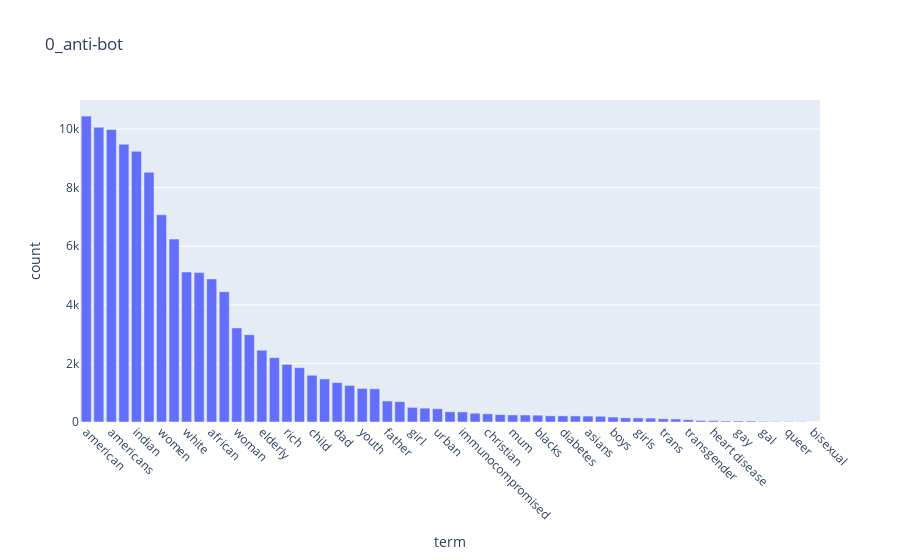
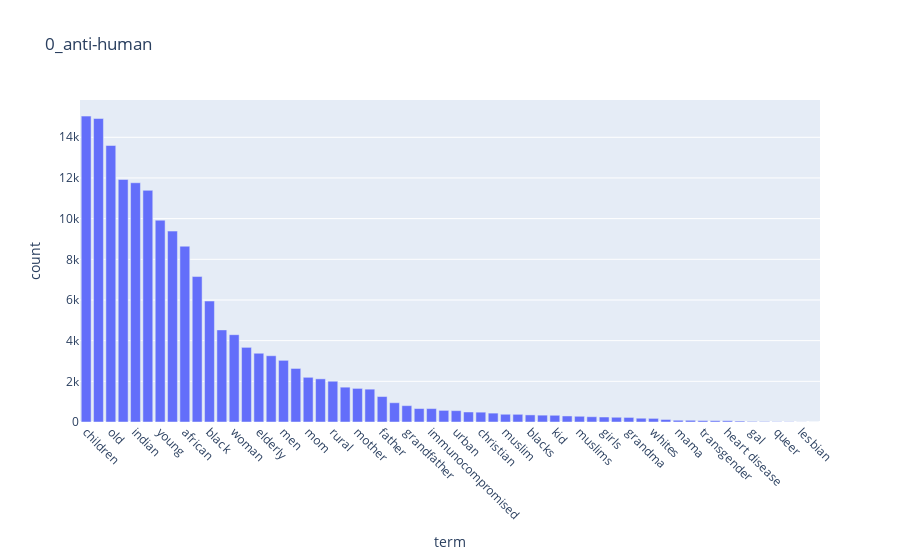
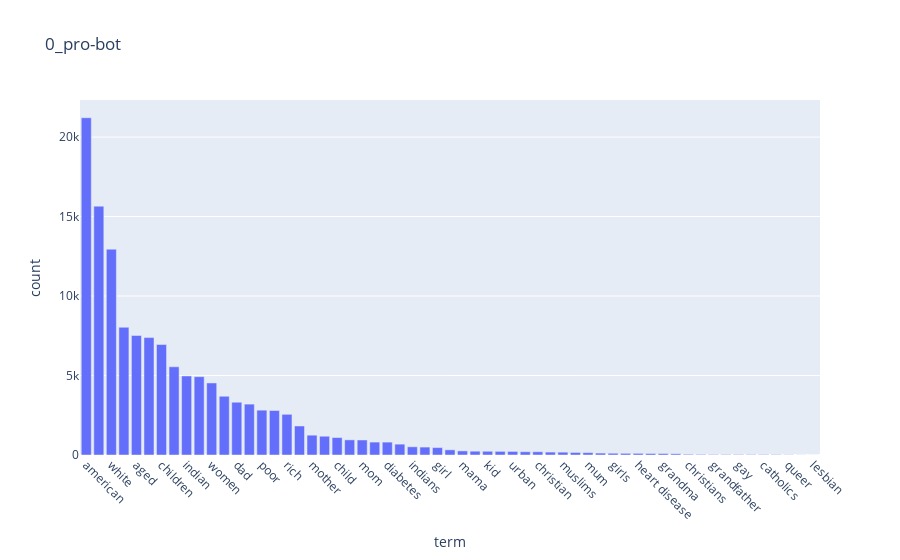
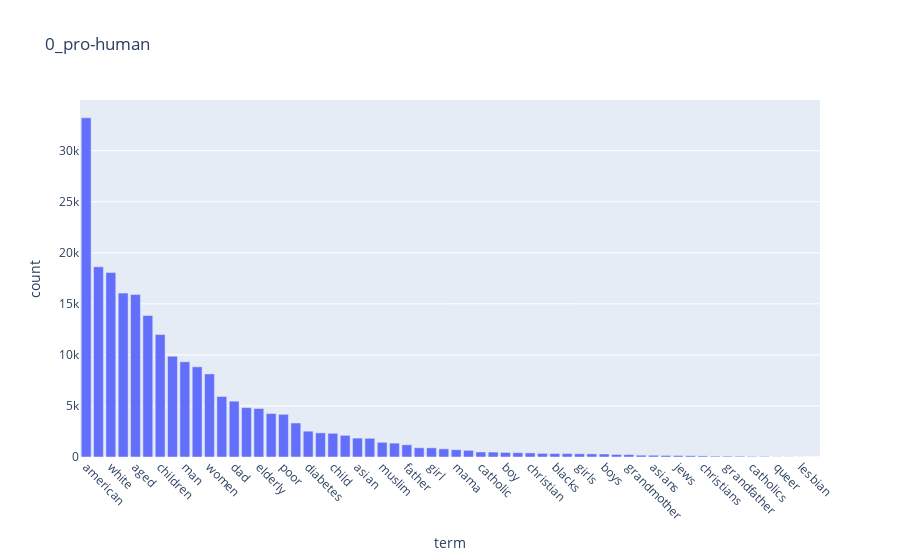

Notebook source saved alongside these figures, in order:
### Code cell
# Graph identity term frequencies
import plotly.express as px
import pandas as pd
from IPython.display import display

for cat in identity_ctr:
    print(cat)
    labels, freqs = list(zip(*identity_ctr[cat].most_common()))
    labels = [label.replace('\\b', '') for label in labels]
    data = pd.DataFrame()
    data['term'] = labels
    data['count'] = freqs
    # px.bar(x=labels, y=freqs).show()
    # display(data.head(10))
    fig = px.bar(data, x='term', y='count', title=cat)
    fig.update_xaxes(tickangle=45)
    fig.show()

### Figure 1 — Plotly figure (JSON) as saved in the notebook; plotly's stock layout.template omitted (floating-point values rounded to 4 significant figures)
{"data": [{"alignmentgroup": "True", "hovertemplate": "term=%{x}<br>count=%{y}<extra></extra>", "legendgroup": "", "marker": {"color": "#636efa", "pattern": {"shape": ""}}, "name": "", "offsetgroup": "", "orientation": "v", "showlegend": false, "textposition": "auto", "type": "bar", "x": ["american", "aged", "americans", "children", "indian", "old", "women", "young", "white", "man", "african", "black", "woman", "poor", "elderly", "men", "rich", "rural", "child", "mom", "dad", "mother", "youth", "indians", "father", "papa", "girl", "asian", "urban", "grandfather", "immunocompromised", "catholic", "christian", "muslim", "mum", "grandmother", "blacks", "muslims", "diabetes", "boy", "asians", "whites", "boys", "jews", "girls", "kid", "trans", "grandma", "transgender", "christians", "heart disease", "mama", "gay", "grandpa", "gal", "catholics", "queer", "jew", "bisexual"], "xaxis": "x", "y": [10444, 10064, 9988, 9483, 9242, 8528, 7072, 6245, 5120, 5100, 4884, 4449, 3211, 2981, 2450, 2196, 1969, 1854, 1596, 1470, 1346, 1247, 1145, 1133, 717, 694, 499, 472, 452, 349, 345, 298, 279, 252, 241, 239, 232, 211, 209, 208, 203, 196, 168, 141, 139, 133, 110, 103, 77, 50, 45, 35, 35, 33, 21, 15, 11, 11, 1], "yaxis": "y"}], "layout": {"autosize": true, "barmode": "relative", "legend": {"tracegroupgap": 0}, "title": {"text": "0_anti-bot"}, "xaxis": {"anchor": "y", "autorange": true, "domain": [0, 1], "range": [-0.5, 58.5], "tickangle": 45, "title": {"text": "term"}, "type": "category"}, "yaxis": {"anchor": "x", "autorange": true, "domain": [0, 1], "range": [0, 10990.0], "title": {"text": "count"}, "type": "linear"}}}

### Figure 2 — Plotly figure (JSON) as saved in the notebook; plotly's stock layout.template omitted (floating-point values rounded to 4 significant figures)
{"data": [{"alignmentgroup": "True", "hovertemplate": "term=%{x}<br>count=%{y}<extra></extra>", "legendgroup": "", "marker": {"color": "#636efa", "pattern": {"shape": ""}}, "name": "", "offsetgroup": "", "orientation": "v", "showlegend": false, "textposition": "auto", "type": "bar", "x": ["children", "aged", "old", "women", "indian", "american", "young", "americans", "african", "man", "black", "white", "woman", "poor", "elderly", "rich", "men", "child", "mom", "youth", "rural", "dad", "mother", "indians", "father", "girl", "grandfather", "asian", "immunocompromised", "papa", "urban", "diabetes", "christian", "mum", "muslim", "catholic", "blacks", "boy", "kid", "grandmother", "muslims", "boys", "girls", "jews", "grandma", "trans", "whites", "gay", "mama", "christians", "transgender", "grandpa", "heart disease", "asians", "gal", "catholics", "queer", "jew", "lesbian", "bisexual"], "xaxis": "x", "y": [15042, 14923, 13596, 11926, 11765, 11392, 9925, 9388, 8644, 7152, 5949, 4529, 4294, 3671, 3381, 3258, 3032, 2633, 2198, 2122, 2005, 1713, 1652, 1615, 1252, 947, 804, 661, 660, 571, 558, 492, 484, 437, 381, 378, 349, 337, 331, 297, 282, 259, 245, 233, 225, 186, 178, 124, 86, 84, 69, 66, 63, 45, 28, 24, 14, 12, 5, 1], "yaxis": "y"}], "layout": {"autosize": true, "barmode": "relative", "legend": {"tracegroupgap": 0}, "title": {"text": "0_anti-human"}, "xaxis": {"anchor": "y", "autorange": true, "domain": [0, 1], "range": [-0.5, 59.5], "tickangle": 45, "title": {"text": "term"}, "type": "category"}, "yaxis": {"anchor": "x", "autorange": true, "domain": [0, 1], "range": [0, 15830.0], "title": {"text": "count"}, "type": "linear"}}}

### Figure 3 — Plotly figure (JSON) as saved in the notebook; plotly's stock layout.template omitted (floating-point values rounded to 4 significant figures)
{"data": [{"alignmentgroup": "True", "hovertemplate": "term=%{x}<br>count=%{y}<extra></extra>", "legendgroup": "", "marker": {"color": "#636efa", "pattern": {"shape": ""}}, "name": "", "offsetgroup": "", "orientation": "v", "showlegend": false, "textposition": "auto", "type": "bar", "x": ["american", "americans", "white", "black", "aged", "old", "children", "man", "indian", "african", "women", "young", "dad", "elderly", "poor", "woman", "rich", "men", "mother", "rural", "child", "asian", "mom", "father", "diabetes", "muslim", "indians", "youth", "girl", "catholic", "mama", "boy", "kid", "immunocompromised", "urban", "whites", "christian", "blacks", "muslims", "trans", "mum", "grandmother", "girls", "asians", "heart disease", "boys", "grandma", "jews", "christians", "grandpa", "grandfather", "gal", "gay", "papa", "catholics", "transgender", "queer", "jew", "lesbian"], "xaxis": "x", "y": [21216, 15655, 12948, 8035, 7518, 7386, 6949, 5548, 4972, 4928, 4532, 3695, 3320, 3201, 2820, 2799, 2560, 1825, 1247, 1181, 1097, 952, 945, 812, 811, 683, 516, 498, 467, 326, 257, 239, 234, 228, 224, 206, 205, 184, 178, 160, 149, 120, 110, 105, 104, 95, 91, 78, 44, 37, 29, 28, 28, 27, 27, 24, 14, 4, 1], "yaxis": "y"}], "layout": {"autosize": true, "barmode": "relative", "legend": {"tracegroupgap": 0}, "title": {"text": "0_pro-bot"}, "xaxis": {"anchor": "y", "autorange": true, "domain": [0, 1], "range": [-0.5, 58.5], "tickangle": 45, "title": {"text": "term"}, "type": "category"}, "yaxis": {"anchor": "x", "autorange": true, "domain": [0, 1], "range": [0, 22330.0], "title": {"text": "count"}, "type": "linear"}}}

### Figure 4 — Plotly figure (JSON) as saved in the notebook; plotly's stock layout.template omitted (floating-point values rounded to 4 significant figures)
{"data": [{"alignmentgroup": "True", "hovertemplate": "term=%{x}<br>count=%{y}<extra></extra>", "legendgroup": "", "marker": {"color": "#636efa", "pattern": {"shape": ""}}, "name": "", "offsetgroup": "", "orientation": "v", "showlegend": false, "textposition": "auto", "type": "bar", "x": ["american", "americans", "white", "black", "aged", "old", "children", "african", "man", "indian", "women", "young", "dad", "woman", "elderly", "rich", "poor", "men", "diabetes", "mom", "child", "mother", "asian", "rural", "muslim", "youth", "father", "immunocompromised", "girl", "indians", "mama", "whites", "catholic", "kid", "boy", "muslims", "christian", "mum", "blacks", "urban", "girls", "grandma", "boys", "trans", "grandmother", "papa", "asians", "heart disease", "jews", "gay", "christians", "grandpa", "grandfather", "transgender", "catholics", "gal", "queer", "jew", "lesbian", "bisexual"], "xaxis": "x", "y": [33220, 18624, 18064, 16053, 15911, 13857, 11997, 9868, 9329, 8833, 8138, 5929, 5469, 4839, 4752, 4258, 4181, 3329, 2530, 2365, 2322, 2124, 1851, 1832, 1436, 1358, 1196, 907, 897, 801, 713, 654, 491, 483, 450, 427, 402, 354, 341, 338, 317, 308, 297, 245, 239, 178, 171, 152, 139, 125, 107, 83, 77, 73, 56, 52, 18, 16, 5, 1], "yaxis": "y"}], "layout": {"autosize": true, "barmode": "relative", "legend": {"tracegroupgap": 0}, "title": {"text": "0_pro-human"}, "xaxis": {"anchor": "y", "autorange": true, "domain": [0, 1], "range": [-0.5, 59.5], "tickangle": 45, "title": {"text": "term"}, "type": "category"}, "yaxis": {"anchor": "x", "autorange": true, "domain": [0, 1], "range": [0, 34970.0], "title": {"text": "count"}, "type": "linear"}}}
